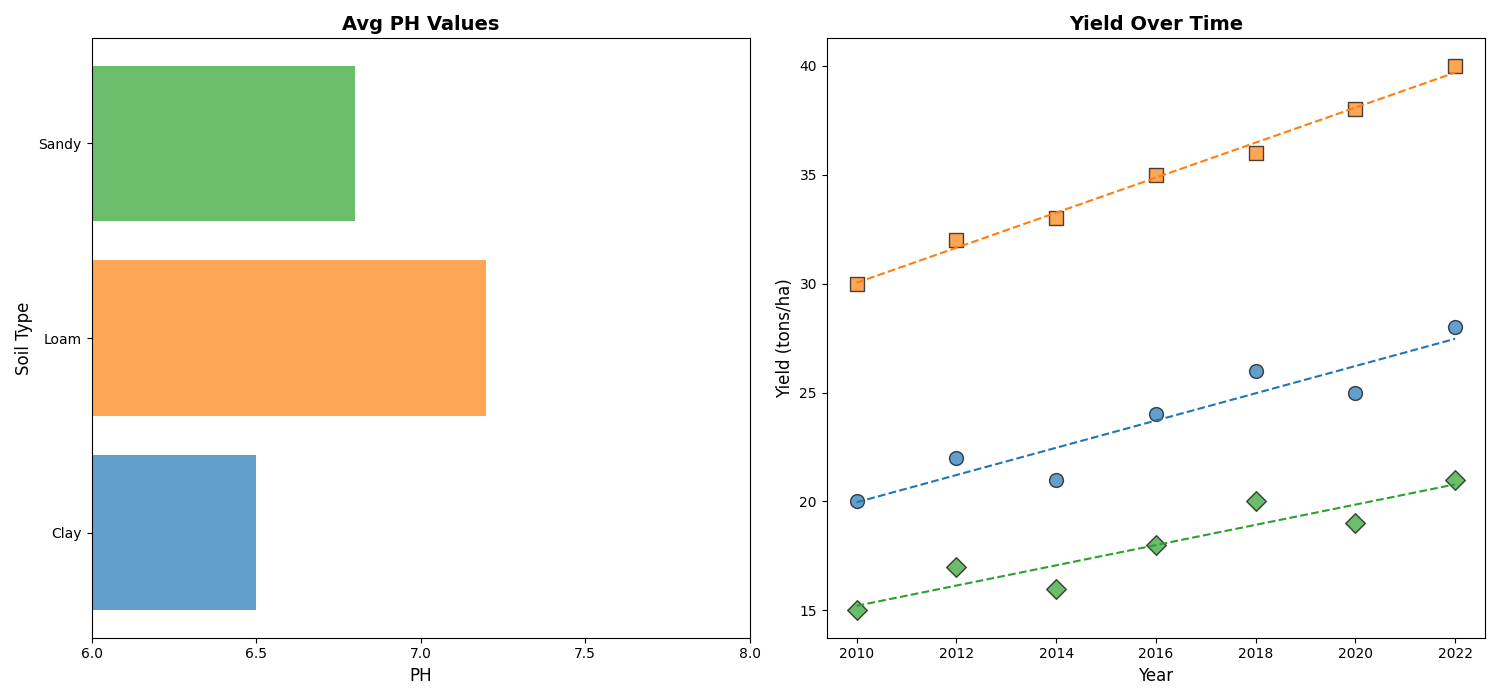

Generate this figure with Python:
import numpy as np
import matplotlib.pyplot as plt

years = np.array([2010, 2012, 2014, 2016, 2018, 2020, 2022])
clay_yield = np.array([20, 22, 21, 24, 26, 25, 28])
loam_yield = np.array([30, 32, 33, 35, 36, 38, 40])
sandy_yield = np.array([15, 17, 16, 18, 20, 19, 21])

soil_types = ['Clay', 'Loam', 'Sandy']
average_ph = [6.5, 7.2, 6.8]

fig, axs = plt.subplots(1, 2, figsize=(15, 7))

axs[0].barh(soil_types, average_ph, color=['#1f77b4', '#ff7f0e', '#2ca02c'], alpha=0.7)
axs[0].set_title('Avg PH Values', fontsize=14, fontweight='bold')
axs[0].set_ylabel('Soil Type', fontsize=12)
axs[0].set_xlabel('PH', fontsize=12)
axs[0].set_xlim(6, 8)
axs[0].set_xticks(np.arange(6, 8.5, 0.5))

axs[1].scatter(years, clay_yield, color='#1f77b4', s=100, alpha=0.7, edgecolors='k', marker='o')
axs[1].scatter(years, loam_yield, color='#ff7f0e', s=100, alpha=0.7, edgecolors='k', marker='s')
axs[1].scatter(years, sandy_yield, color='#2ca02c', s=100, alpha=0.7, edgecolors='k', marker='D')

clay_coefs = np.polyfit(years, clay_yield, 1)
loam_coefs = np.polyfit(years, loam_yield, 1)
sandy_coefs = np.polyfit(years, sandy_yield, 1)

axs[1].plot(years, np.poly1d(clay_coefs)(years), color='#1f77b4', linestyle='--')
axs[1].plot(years, np.poly1d(loam_coefs)(years), color='#ff7f0e', linestyle='--')
axs[1].plot(years, np.poly1d(sandy_coefs)(years), color='#2ca02c', linestyle='--')

axs[1].set_title('Yield Over Time', fontsize=14, fontweight='bold')
axs[1].set_xlabel('Year', fontsize=12)
axs[1].set_ylabel('Yield (tons/ha)', fontsize=12)

plt.tight_layout()
plt.show()
